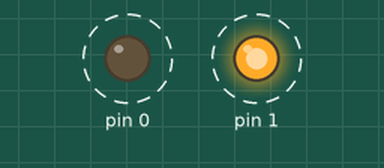
This sketch was run on a simulated Arduino Uno, built with avr-gcc and run on an emulated ATmega328P. Parts: output pins drawn as LEDs (lit = HIGH). Dashed ring = blinking.

Above: at 0.15 s.
Timing chart, 0 to 3.0 s (numbered marks = the images above):
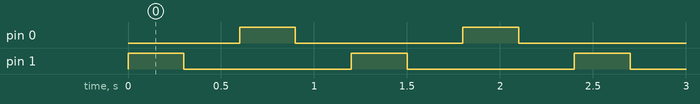

Measured:
- by itself, pin 0, pin 1: alternates HIGH for 0.30 s and LOW for 0.90 s
- by itself, everything shown: repeats every 1.2 s, in 4 steps

The sketch:

tremendous_jaagub1.ino
```cpp
// int Black = 1
// int Green = 0
void setup()
{
  pinMode(1, OUTPUT);
  pinMode(0, OUTPUT);
}
void loop()
{
  digitalWrite(1, HIGH);
  delay(300); // Wait for 1000 millisecond(s)
  digitalWrite(1, LOW);
  delay(300); // Wait for 1000 millisecond(s)
  digitalWrite(0, HIGH);
  delay(300);
  digitalWrite(0,LOW);
  delay(300);
}


  
```
